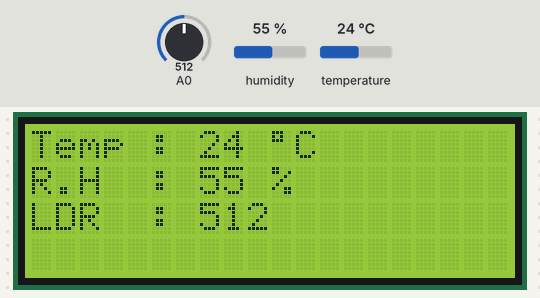
Recording of a sketch running on a simulated Arduino Uno, built with avr-gcc and run on an emulated ATmega328P. On the bench: 20×4 character LCD. The test bench sets the inputs (shaded band); at power-on: humidity 55 %, A0 = 512, temperature 24 °C. No radio packets arrive unless stated; what the sketch prints to the serial monitor is not drawn.

Above: at 1.2 s.
1.3 s: humidity set to 22 %
At 3.5 s:
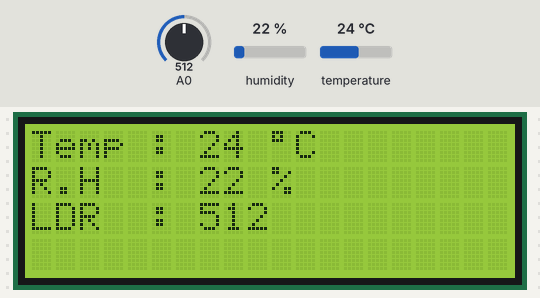
4.1 s: A0 set to 716
At 5.7 s:
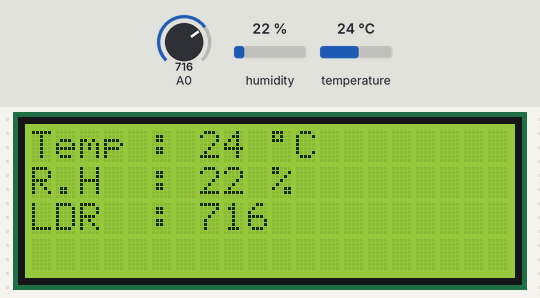
6.1 s: temperature set to 12 °C
At 8.8 s:
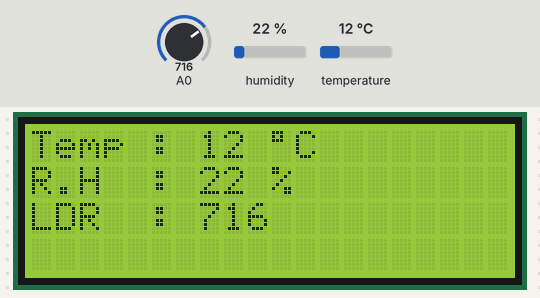
9.1 s: A0 set to 900
At 9.9 s:
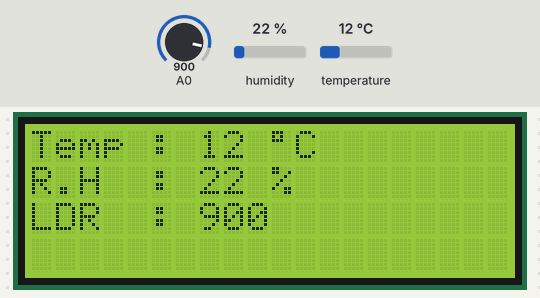
11.1 s: humidity set to 40 %
At 13.1 s:
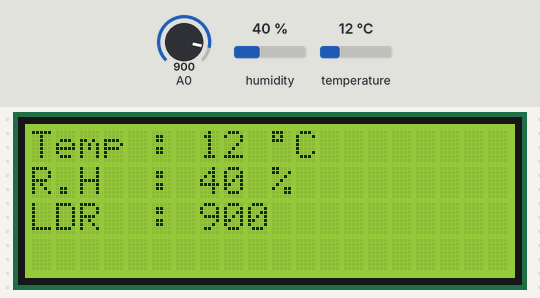
14.1 s: A0 set to 1023
At 15.0 s:
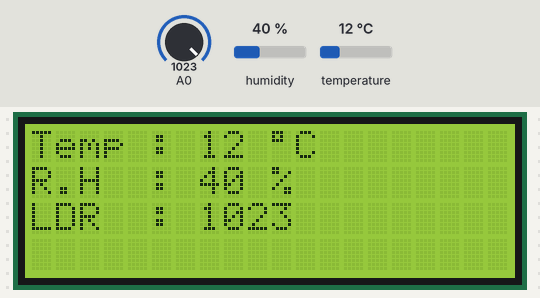
Timing chart, 0 to 16.6 s (numbered marks = the images above; inputs shaded):
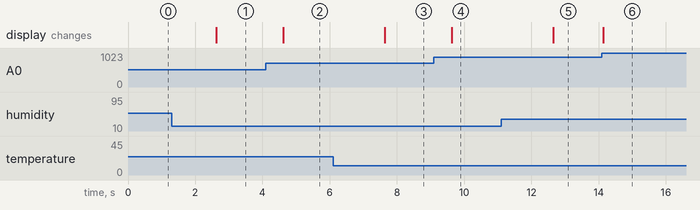

The sketch:

arduino_nano_send_sensors_data_rf433_MHz.ino
```cpp
#include <VirtualWire.h> //Load the library
#include <LiquidCrystal_I2C.h>
#include "DHT.h"
#define DHTPIN 2    // pin D2 - Digital pin connected to the DHT sensor
#define DHTTYPE DHT11   // DHT 11
DHT dht(DHTPIN, DHTTYPE);

LiquidCrystal_I2C lcd(0x27,20,4);  // set the LCD address to 0x27 for a 16 chars and 2 line display

int i;

int Sensor1Data;
int Sensor2Data;
unsigned int Ldr;
char Sensor1CharMsg[4];
char Sensor2CharMsg[4];
char LdrMsg[4];

void setup()
{
    Serial.begin(9600);    // Debugging only
    Serial.println(F("DHTxx test!"));
    dht.begin();
    vw_set_tx_pin(12);          // Sets pin D12 as the TX pin
    vw_setup(2000);          // Bits per sec
    lcd.init();                      // initialize the lcd
  // Print a message to the LCD.
    lcd.backlight();
}
void loop()
{
  Sensor1Data = dht.readHumidity();
  // Read temperature as Celsius (the default)
  Sensor2Data = dht.readTemperature();
   Ldr = analogRead(A0);

  lcd.setCursor(0, 0);
  lcd.print("Temp : ");
  lcd.setCursor(7, 0);
  lcd.print(Sensor2Data);
  lcd.setCursor(10, 0);
  lcd.print((char)223);
  lcd.print("C");

  lcd.setCursor(0, 1);
  lcd.print("R.H  : ");
  lcd.setCursor(7, 1);
  lcd.print(Sensor1Data);
  lcd.setCursor(10, 1);
  lcd.print("%");

  lcd.setCursor(0, 2);
  lcd.print("LDR  : ");
  lcd.setCursor(7, 2);
  lcd.print(Ldr);

    // Convert integer data to Char array directly
      itoa(Sensor2Data,Sensor1CharMsg,10);
      itoa(Sensor1Data,Sensor2CharMsg,10);
      itoa(Ldr,LdrMsg,10);
  //char envioXY[ 24 ]="";    //for 2 sensors
  char envioXYZ[ 36 ]="";      //for 3 sensors
  sprintf(envioXYZ,"%d,%d,%d",Sensor2Data,Sensor1Data,Ldr);
//  Serial.println(envioXY); //for 2 sensors
  Serial.println(envioXYZ); //for 3 sensors
//        vw_send((byte *)DHT.temperature, strlen(DHT.temperature));
      //  vw_send((uint8_t *)envioXY, strlen(envioXY)); //for 2 sensors
        vw_send((uint8_t *)envioXYZ, strlen(envioXYZ));   //for 3 sensors
     //    vw_send((uint8_t *)Sensor2CharMsg, strlen(Sensor2CharMsg));
         vw_wait_tx(); // Wait until the whole message is gone

    delay(400);

}
```

Measured:
- after the input at 1.3 s, the display: changes after 1.3 s (image 1)
- after the input at 4.1 s, the display: changes after 0.51 s (image 2)
- after the input at 6.1 s, the display: changes after 1.5 s (image 3)
- after the input at 9.1 s, the display: changes after 0.52 s (image 4)
- after the input at 11.1 s, the display: changes after 1.5 s (image 5)
- after the input at 14.1 s, the display: changes at once (image 6)
